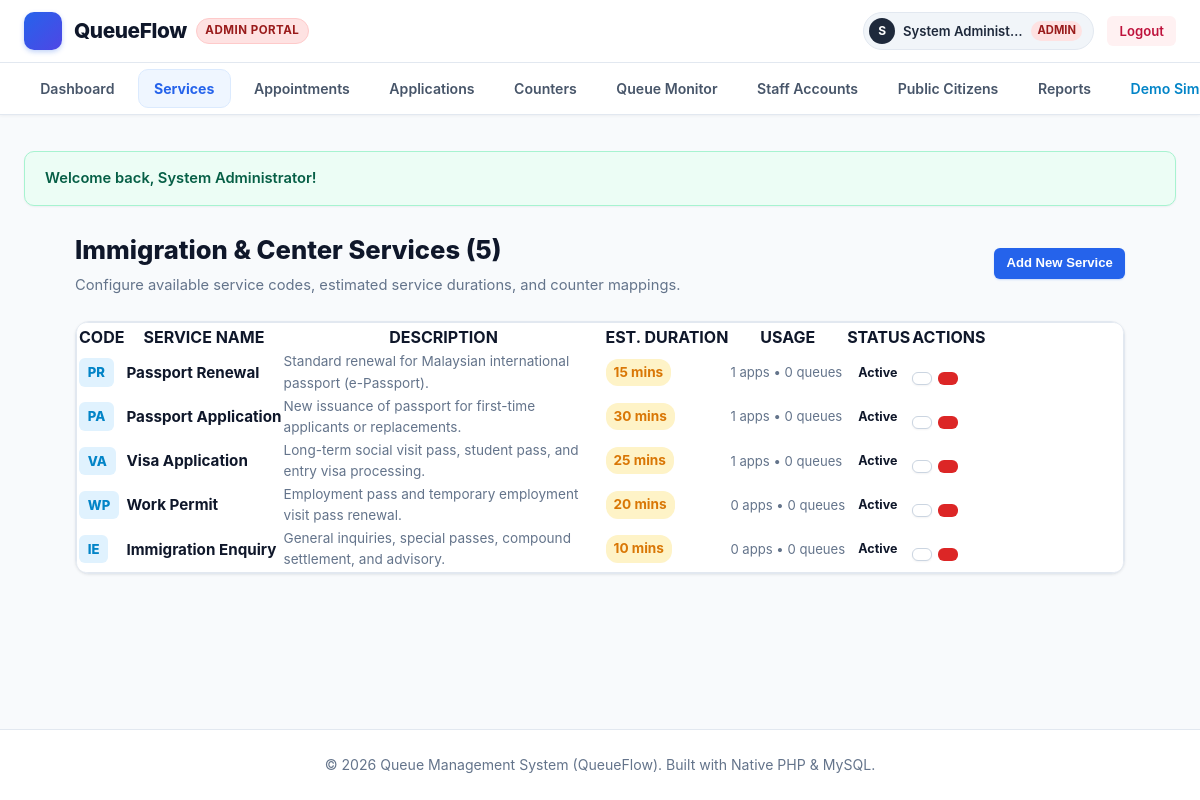
Screenshot of /admin/services.php (signed in) with the database file from the repository.
### tables this page shows
CREATE TABLE `services` (
  `id` INT AUTO_INCREMENT PRIMARY KEY,
  `code` VARCHAR(10) NOT NULL UNIQUE,
  `name` VARCHAR(100) NOT NULL,
  `description` TEXT NULL,
  `est_duration` INT NOT NULL DEFAULT 15,
  `status` ENUM('active', 'inactive') NOT NULL DEFAULT 'active',
  `created_at` TIMESTAMP DEFAULT CURRENT_TIMESTAMP
);

### admin/services.php (the view, shortened to what this page needs)
<?php
require_once __DIR__ . '/../includes/functions.php';
$pdo = getDBConnection();
$servicesStmt = $pdo->query("
    SELECT s.*,
        (SELECT COUNT(*) FROM applications WHERE service_id = s.id) as app_count,
        (SELECT COUNT(*) FROM queues WHERE service_id = s.id) as queue_count
    FROM services s
    ORDER BY s.id ASC
");
$services = $servicesStmt->fetchAll();
require_once __DIR__ . '/../includes/header.php';
?>
<div style="max-width: 1050px; margin: 1.5rem auto;">
    <div style="display: flex; justify-content: space-between; align-items: center; margin-bottom: 1.5rem; flex-wrap: wrap; gap: 1rem;">
        <div>
            <h1 style="font-size: 1.6rem; font-weight: 800; color: #0f172a; margin-bottom: 0.25rem;">
                Immigration & Center Services (<?php echo count($services); ?>)
            </h1>
            <p style="color: var(--text-muted); font-size: 0.92rem; margin: 0;">
                Configure available service codes, estimated service durations, and counter mappings.
            </p>
        </div>
        <button onclick="document.getElementById('addServiceModal').style.display='block'" class="btn btn-primary btn-sm">
            <?php echo getIcon('plus', 14); ?> Add New Service
        </button>
    </div>
    <div class="card" style="padding: 0; overflow: hidden;">
        <div class="table-responsive">
            <table class="data-table">
                <thead>
                    <tr>
                        <th>CODE</th>
                        <th>SERVICE NAME</th>
                        <th>DESCRIPTION</th>
                        <th>EST. DURATION</th>
                        <th>USAGE</th>
                        <th>STATUS</th>
                        <th>ACTIONS</th>
                    </tr>
                </thead>
                <tbody>
                    <?php foreach ($services as $srv): ?>
                        <tr>
                            <td>
                                <span style="display: inline-block; padding: 0.25rem 0.55rem; background: #e0f2fe; color: #0284c7; border-radius: 6px; font-weight: 800; font-size: 0.82rem;">
                                    <?php echo e($srv['code']); ?>
                                </span>
                            </td>
                            <td><strong style="color: #0f172a; font-size: 0.95rem;"><?php echo e($srv['name']); ?></strong></td>
                            <td style="color: #64748b; font-size: 0.85rem; max-width: 320px;">
                                <?php echo e($srv['description']); ?>
                            </td>
                            <td>
                                <span style="display: inline-flex; align-items: center; gap: 0.35rem; font-size: 0.85rem; font-weight: 700; color: #d97706; background: #fef3c7; padding: 0.2rem 0.5rem; border-radius: 12px;">
                                    <?php echo getIcon('clock', 12); ?> <?php echo (int)$srv['est_duration']; ?> mins
                                </span>
                            </td>
                            <td style="font-size: 0.82rem; color: #64748b;">
                                <?php echo (int)$srv['app_count']; ?> apps &bull; <?php echo (int)$srv['queue_count']; ?> queues
                            </td>
                            <td><?php echo renderStatusBadge($srv['status']); ?></td>
                            <td>
                                <div style="display: flex; gap: 0.4rem; align-items: center;">
                                    <form method="POST" action="services.php" style="margin: 0;">
                                        <button type="submit" class="btn btn-secondary btn-sm" style="padding: 0.35rem 0.55rem;" title="Toggle Active / Inactive">
                                        </button>
                                    </form>
                                    <form method="POST" action="services.php" onsubmit="return confirm('Delete this service?');" style="margin: 0;">
                                        <button type="submit" class="btn btn-danger btn-sm" style="padding: 0.35rem 0.55rem;" title="Delete Service">
                                        </button>
                                    </form>
                                </div>
                            </td>
                        </tr>
                    <?php endforeach; ?>
                </tbody>
            </table>
        </div>
    </div>
</div>
<?php require_once __DIR__ . '/../includes/footer.php'; ?>

### includes/functions.php (shortened to what this page needs)
<?php
function e($value) {
    return htmlspecialchars((string)$value, ENT_QUOTES, 'UTF-8');
}
function displayFlash() {
    $output = '';
    if (isset($_SESSION['flash_success'])) {
        $output .= '<div class="alert alert-success">' . getIcon('check-circle') . ' <span>' . e($_SESSION['flash_success']) . '</span></div>';
    }
    return $output;
}
function renderStatusBadge($status) {
    $badges = [
        'waiting'      => '<span class="badge badge-waiting"><span class="badge-dot dot-waiting"></span>' . getIcon('clock', 13) . ' Waiting</span>',
        'calling'      => '<span class="badge badge-calling"><span class="badge-dot dot-calling"></span>' . getIcon('bell', 13) . ' Calling</span>',
        'serving'      => '<span class="badge badge-serving"><span class="badge-dot dot-serving"></span>' . getIcon('play-circle', 13) . ' Serving</span>',
        'completed'    => '<span class="badge badge-completed"><span class="badge-dot dot-completed"></span>' . getIcon('check-circle', 13) . ' Completed</span>',
        'skipped'      => '<span class="badge badge-skipped"><span class="badge-dot dot-skipped"></span>' . getIcon('slash', 13) . ' Skipped</span>',
        'open'         => '<span class="badge badge-open"><span class="badge-dot dot-open"></span>' . getIcon('check', 13) . ' Open</span>',
        'closed'       => '<span class="badge badge-closed"><span class="badge-dot dot-closed"></span>' . getIcon('x', 13) . ' Closed</span>',
        'active'       => '<span class="badge badge-active"><span class="badge-dot dot-open"></span> Active</span>',
        'inactive'     => '<span class="badge badge-inactive"><span class="badge-dot dot-closed"></span> Inactive</span>',
        'confirmed'    => '<span class="badge badge-completed"><span class="badge-dot dot-completed"></span> Confirmed</span>',
        'pending'      => '<span class="badge badge-waiting"><span class="badge-dot dot-waiting"></span> Pending</span>',
        'cancelled'    => '<span class="badge badge-skipped"><span class="badge-dot dot-skipped"></span> Cancelled</span>',
        'approved'     => '<span class="badge badge-completed"><span class="badge-dot dot-completed"></span> Approved</span>',
        'submitted'    => '<span class="badge badge-calling"><span class="badge-dot dot-calling"></span> Submitted</span>',
        'under_review' => '<span class="badge badge-waiting"><span class="badge-dot dot-waiting"></span> Under Review</span>',
        'rejected'     => '<span class="badge badge-skipped"><span class="badge-dot dot-skipped"></span> Rejected</span>',
    ];
    return $badges[$status] ?? '<span class="badge">' . e(ucfirst($status)) . '</span>';
}
function getIcon($name, $size = 18, $class = "icon") {
    return $icons[$name] ?? '';
}

### assets/css/style.css (style rules this page uses)
:root { --primary: #2563eb; --primary-hover: #1d4ed8; --primary-light: #eff6ff; --primary-border: #bfdbfe; --indigo: #4f46e5; --indigo-light: #eef2ff; --purple: #7c3aed; --purple-light: #f5f3ff; --success: #059669; --success-light: #ecfdf5; --success-border: #a7f3d0; --warning: #d97706; --warning-light: #fffbeb; --warning-border: #fde68a; --danger: #dc2626; --danger-light: #fef2f2; --danger-border: #fecaca; --slate-50: #f8fafc; --slate-100: #f1f5f9; --slate-200: #e2e8f0; --slate-300: #cbd5e1; --slate-400: #94a3b8; --slate-500: #64748b; --slate-600: #475569; --slate-700: #334155; --slate-800: #1e293b; --slate-900: #0f172a; --bg-body: #f8fafc; --bg-card: #ffffff; --text-main: #0f172a; --text-muted: #64748b; --shadow-xs: 0 1px 2px 0 rgba(15, 23, 42, 0.05); --shadow-sm: 0 1px 3px 0 rgba(15, 23, 42, 0.07), 0 1px 2px -1px rgba(15, 23, 42, 0.05); --shadow-md: 0 4px 6px -1px rgba(15, 23, 42, 0.08), 0 2px 4px -2px rgba(15, 23, 42, 0.04); --shadow-lg: 0 10px 15px -3px rgba(15, 23, 42, 0.08), 0 4px 6px -4px rgba(15, 23, 42, 0.03); --shadow-xl: 0 20px 25px -5px rgba(15, 23, 42, 0.08), 0 8px 10px -6px rgba(15, 23, 42, 0.03); --radius-xs: 4px; --radius-sm: 6px; --radius-md: 10px; --radius-lg: 14px; --radius-pill: 9999px; }
* { box-sizing: border-box; margin: 0; padding: 0; }
body { font-family: -apple-system, BlinkMacSystemFont, "Segoe UI", Roboto, "Helvetica Neue", Arial, sans-serif; background-color: var(--bg-body); color: var(--text-main); line-height: 1.55; min-height: 100vh; display: flex; flex-direction: column; -webkit-font-smoothing: antialiased; }
.card { background: var(--bg-card); border: 1px solid var(--slate-200); border-radius: var(--radius-lg); box-shadow: var(--shadow-sm); padding: 1.75rem; margin-bottom: 1.75rem; transition: box-shadow 0.2s ease, border-color 0.2s ease; }
.badge { display: inline-flex; align-items: center; gap: 0.4rem; font-size: 0.78rem; font-weight: 700; padding: 0.25rem 0.7rem; border-radius: var(--radius-pill); text-transform: capitalize; white-space: nowrap; }
.btn { display: inline-flex; align-items: center; justify-content: center; gap: 0.45rem; padding: 0.55rem 1.15rem; font-size: 0.9rem; font-weight: 600; border-radius: var(--radius-md); border: 1px solid transparent; cursor: pointer; transition: all 0.15s ease-in-out; text-decoration: none; line-height: 1.4; }
.btn-primary { background: var(--primary); color: #ffffff; box-shadow: 0 1px 2px rgba(37, 99, 235, 0.2); }
.btn-danger { background: var(--danger); color: #ffffff; }
.btn-secondary { background: #ffffff; color: var(--slate-700); border: 1px solid var(--slate-300); box-shadow: var(--shadow-xs); }
.btn-sm { padding: 0.32rem 0.7rem; font-size: 0.82rem; border-radius: var(--radius-sm); }
.table-responsive { width: 100%; overflow-x: visible; border-radius: var(--radius-md); border: 1px solid var(--slate-200); background: #ffffff; }
.alert { padding: 0.95rem 1.25rem; border-radius: var(--radius-md); margin-bottom: 1.5rem; display: flex; align-items: center; gap: 0.75rem; font-size: 0.92rem; font-weight: 600; box-shadow: var(--shadow-xs); }
.alert-success { background: var(--success-light); color: #065f46; border: 1px solid var(--success-border); }

### rows the page displays
services: code "PR", name "Passport Renewal", description "Standard renewal for Malaysian international passport (e-Passport).", est_duration "15", app_count "1", queue_count "0", status "Active"
services: code "PA", name "Passport Application", description "New issuance of passport for first-time applicants or replacements.", est_duration "30", app_count "1", queue_count "0", status "Active"
services: code "VA", name "Visa Application", description "Long-term social visit pass, student pass, and entry visa processing.", est_duration "25", app_count "1", queue_count "0", status "Active"
services: code "WP", name "Work Permit", description "Employment pass and temporary employment visit pass renewal.", est_duration "20", app_count "0", queue_count "0", status "Active"
services: code "IE", name "Immigration Enquiry", description "General inquiries, special passes, compound settlement, and advisory.", est_duration "10", app_count "0", queue_count "0", status "Active"

### other values shown
substr($user['full_name'], 0, 1) "S"
$user['full_name'] "System Administ…"
$user['role'] "ADMIN"
$_SESSION['flash_success'] "Welcome back, System Administrator!"
count($services) "5"
